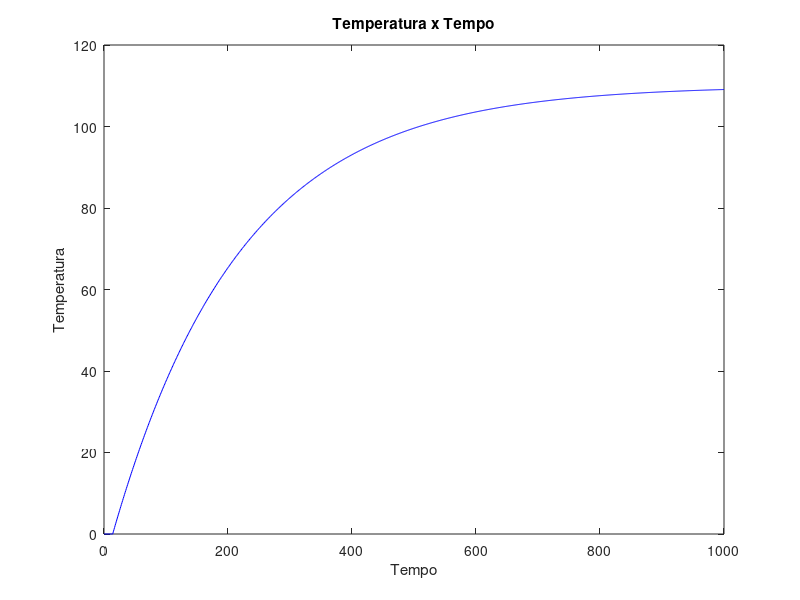
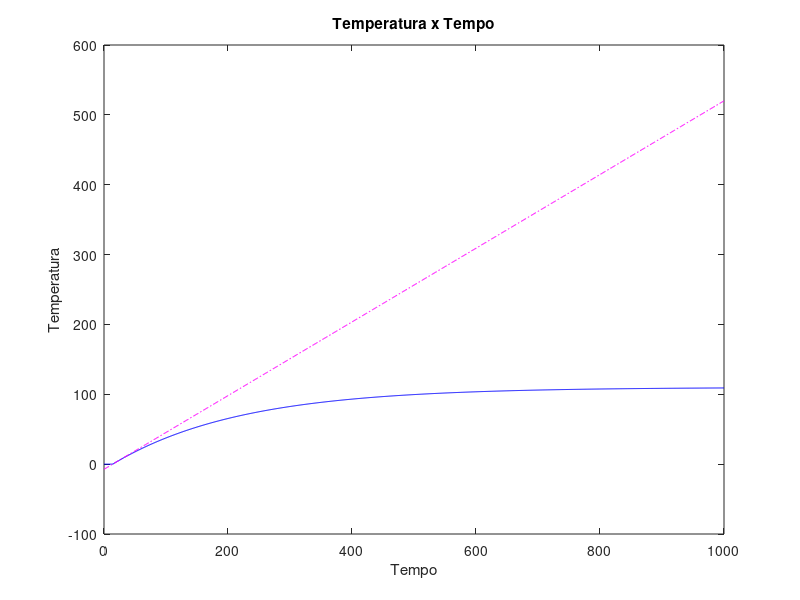

MATLAB code for these plots, in order:
% Planta em malha aberta - FOPDT (First order lag plus time delay)
load Equipe13; % onde A=1,2,3,4,5,6,7,8,9,10,11 para a respectiva equipe
y=yy; % Valores de temperatura y(t)
t=linspace(0,1000,1000); %vetor do tamanho de y
figure 1
plot(t,y,"-b");
title("Temperatura x Tempo");
xlabel("Tempo");
ylabel("Temperatura");
yi=gradient(y); %primeira derivada (função gradient é mais precisa para conjunto de dados)
yii=gradient(yi); %segunda derivada
figure 2
inflext=find(diff(sign(diff(y)))) + 1; %saber quando o sinal inverte na derivada
inflexy=interp1(t,y,inflext); %achar o y do ponto de inflexão
inflexm=interp1(t,yi,inflext); %achar a inclinação m (mx+n) da reta de inflexão
inflexn=inflexy-(inflexm*inflext); %achar o ponto n da reta de inflexão
reta=inflexm*t+inflexn; %definindo a reta
plot(t,y,'-b');
hold on;
plot(t,reta,'-.m');
title("Temperatura x Tempo");
xlabel("Tempo");
ylabel("Temperatura");



